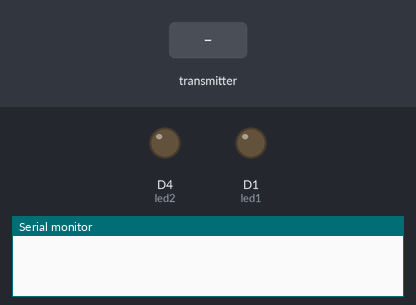
Recording of a sketch running on a simulated ESP8266 (NodeMCU). On the bench: output pins drawn as LEDs (lit = HIGH), the last lines printed to the serial monitor. Inputs (shaded band) come from the test bench.

Above: at 1.2 s.
1.3 s: the transmitter starts sending a = 1
At 1.6 s:
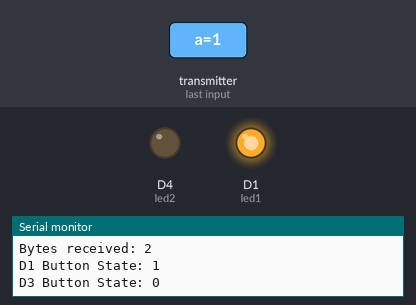
2.8 s: the transmitter starts sending b = 1
At 3.9 s:
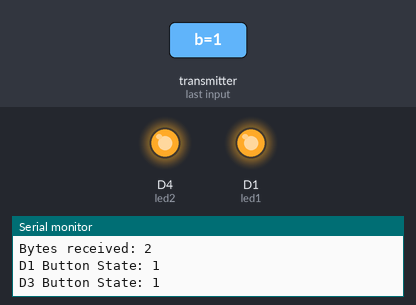
4.3 s: the transmitter starts sending a = 0
At 5.1 s:
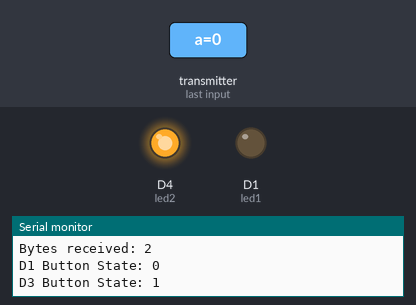
5.8 s: the transmitter starts sending b = 0
At 6.2 s:
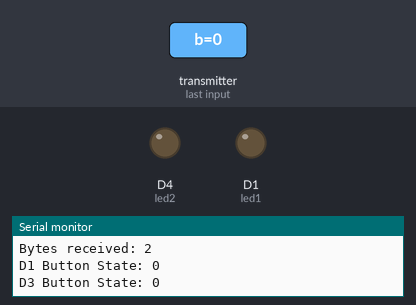
Timing chart, 0 to 8.3 s (numbered marks = the images above; inputs shaded):
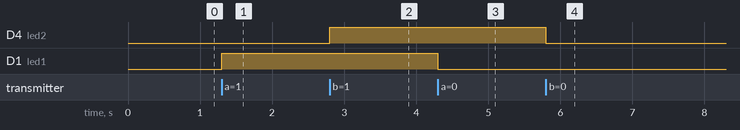

The sketch:

RecieverESP8266.ino
```cpp
#include <ESP8266WiFi.h>
#include <espnow.h>

#define led1 D1
#define led2 D4

// Structure to declare variable
typedef struct myStruct {
    bool a;
    bool b;
} myStruct;

// Create a myStruct called structObj
myStruct structObj;

// Callback function
void OnDataRecv(uint8_t * mac, uint8_t *incomingData, uint8_t len) {
  memcpy(&structObj, incomingData, sizeof(structObj));
  Serial.print("Bytes received: ");
  Serial.println(len);
  Serial.print("D1 Button State: ");
  Serial.println(structObj.a);
  Serial.print("D3 Button State: ");
  Serial.println(structObj.b);
  Serial.println();

 structObj.a ? digitalWrite(led1, HIGH) : digitalWrite(led1, LOW);
 structObj.b ? digitalWrite(led2, HIGH) : digitalWrite(led2, LOW);
}

void setup() {

  Serial.begin(115200);

  pinMode(led1, OUTPUT);
  pinMode(led2, OUTPUT);

  WiFi.mode(WIFI_STA);


  if (esp_now_init() != 0) {
    Serial.println("Error initializing ESP-NOW");
    return;
  }

  esp_now_set_self_role(ESP_NOW_ROLE_SLAVE);
  esp_now_register_recv_cb(OnDataRecv);
}

void loop() {

}
```

Measured:
- after the input at 1.3 s, D1 (led1): LOW → HIGH at once
- after the input at 2.8 s, D4 (led2): LOW → HIGH at once
- after the input at 4.3 s, D1 (led1): HIGH → LOW at once
- after the input at 5.8 s, D4 (led2): HIGH → LOW at once
